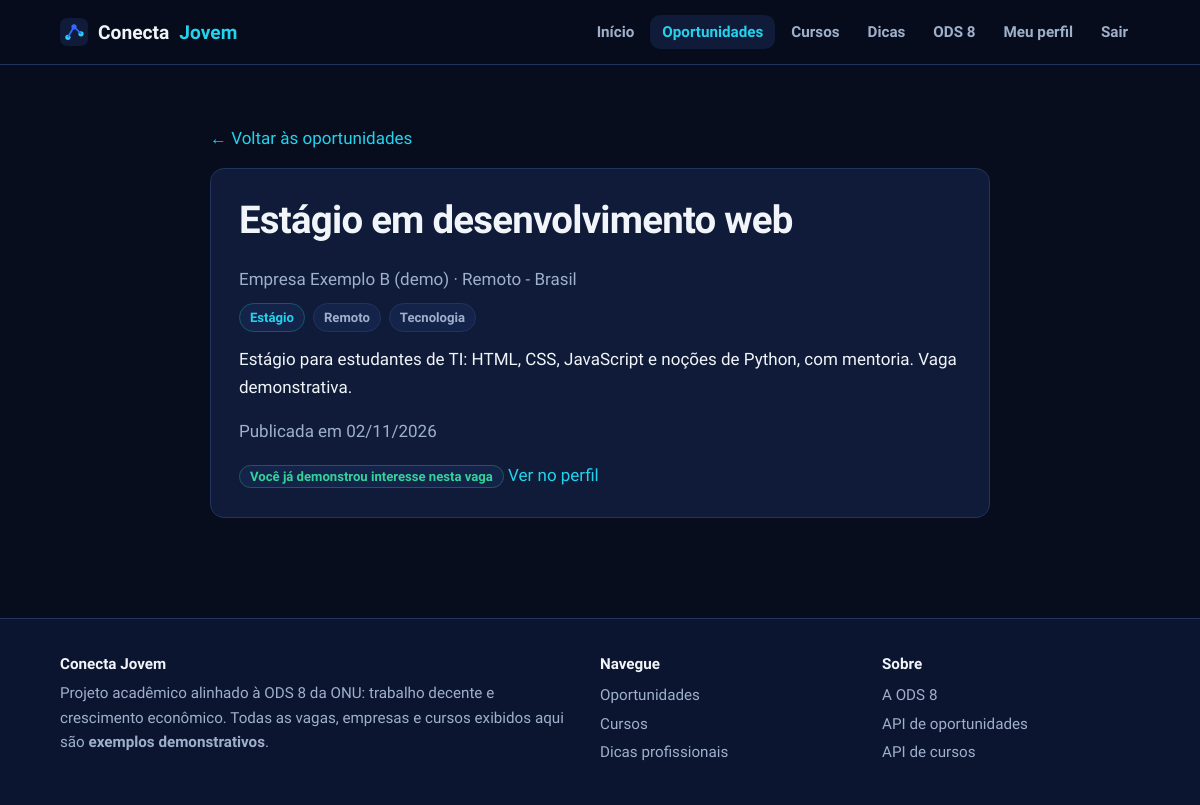
The app's page /oportunidades/2 (signed in) with its own data.
### models.py (models this page shows, shortened)
class Oportunidade(db.Model):
    __tablename__ = "oportunidades"
    id = db.Column(db.Integer, primary_key=True)
    titulo = db.Column(db.String(150), nullable=False)
    empresa = db.Column(db.String(120), nullable=False)
    descricao = db.Column(db.Text, nullable=False)
    categoria = db.Column(db.String(60), nullable=False)
    modalidade = db.Column(db.String(20), nullable=False)
    localizacao = db.Column(db.String(100), nullable=False)
    tipo = db.Column(db.String(20), nullable=False)
    ativa = db.Column(db.Boolean, nullable=False, default=True)
    data_criacao = db.Column(db.DateTime, nullable=False, default=datetime.utcnow)
    candidaturas = db.relationship(
        "Candidatura", back_populates="oportunidade", cascade="all, delete-orphan"
    )

### app.py (the view)
    @app.get("/oportunidades/<int:oid>")
    def oportunidade_detalhe(oid):
        op = db.get_or_404(Oportunidade, oid)
        if not op.ativa and not (g.usuario and g.usuario.is_admin):
            abort(404)
        ja = bool(g.usuario and Candidatura.query.filter_by(usuario_id=g.usuario.id, oportunidade_id=oid).first())
        return render_template("oportunidade_detalhe.html", op=op, ja_candidatou=ja)

### models.py (called while the page is built)
    @property
    def is_admin(self):
        return self.tipo == "admin"

### templates/oportunidade_detalhe.html (shortened to what this page needs)
{% extends "base.html" %}
{% from "_macros.html" import tag_status %}
{% block conteudo %}
<section class="bloco"><div class="wrap" style="max-width:820px">
  <a href="{{ url_for('oportunidades') }}">&larr; Voltar às oportunidades</a>
  <div class="painel" style="margin-top:16px">
    <h1 style="font-size:clamp(1.7rem,4vw,2.4rem)">{{ op.titulo }}</h1>
    <div class="mut">{{ op.empresa }} · {{ op.localizacao }}</div>
    <div class="meta"><span class="tag tipo">{{ op.tipo }}</span><span class="tag">{{ op.modalidade }}</span><span class="tag">{{ op.categoria }}</span>{% if not op.ativa %}<span class="tag err">Encerrada</span>{% endif %}</div>
    <p style="white-space:pre-line">{{ op.descricao }}</p>
    <p class="mut">Publicada em {{ op.data_criacao.strftime('%d/%m/%Y') }}</p>
    {% if ja_candidatou %}<span class="tag ok">Você já demonstrou interesse nesta vaga</span> <a href="{{ url_for('perfil') }}">Ver no perfil</a>
    {% endif %}
  </div>
</div></section>
{% endblock %}

### static/css/style.css (style rules this page uses)
:root { --bg:#070d1c; --bg2:#0b1530; --surf:#0f1b38; --surf2:#14234a; --line:#22335f; --blue:#2f6bff; --cyan:#22d3ee; --txt:#f1f5f9; --mut:#9fb0cc; --ok:#34d399; --err:#fb7185; --warn:#fbbf24; --r:14px; --fh:'Sora',system-ui,sans-serif; --fb:'Source Sans 3',system-ui,sans-serif; }
* { box-sizing:border-box }
html { scroll-behavior:smooth }
body { margin:0;background:var(--bg);color:var(--txt);font:17px/1.6 var(--fb);min-height:100vh;display:flex;flex-direction:column }
a { color:var(--cyan);text-decoration:none }
h1,h2,h3 { font-family:var(--fh);line-height:1.2;margin:0 0 .6em;letter-spacing:-.02em }
h1 { font-size:clamp(2.1rem,5vw,3.6rem) }
p { margin:0 0 1em }
.wrap { max-width:1120px;margin:0 auto;padding:0 20px }
.mut { color:var(--mut) }
section.bloco { padding:60px 0 }
.meta { display:flex;flex-wrap:wrap;gap:8px;margin:10px 0 14px }
.tag { font-size:.82rem;font-weight:600;padding:3px 10px;border-radius:999px;background:var(--surf2);border:1px solid var(--line);color:var(--mut) }
.tag.tipo { color:var(--cyan);border-color:#14586b }
.tag.ok { color:var(--ok);border-color:#14604a }
.painel { background:var(--surf);border:1px solid var(--line);border-radius:var(--r);padding:28px }

### records on screen
Oportunidade: titulo "Estágio em desenvolvimento web", empresa "Empresa Exemplo B (demo)", localizacao "Remoto - Brasil", tipo "Estágio", modalidade "Remoto", categoria "Tecnologia", descricao "Estágio para estudantes de TI: HTML, CSS, JavaScript e noções de Python, com mentoria. Vaga demonstrativa.", data_criacao "02/11/2026"
